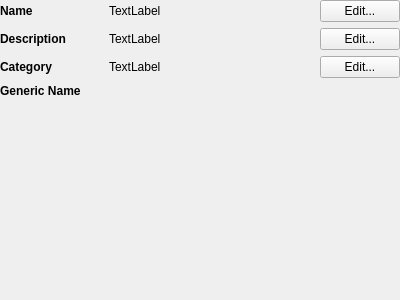
<?xml version="1.0" encoding="UTF-8"?>
<ui version="4.0">
 <class>ScriptEditorPageMetaStrings</class>
 <widget class="QWidget" name="ScriptEditorPageMetaStrings">
  <property name="geometry">
   <rect>
    <x>0</x>
    <y>0</y>
    <width>400</width>
    <height>300</height>
   </rect>
  </property>
  <property name="windowTitle">
   <string>Form</string>
  </property>
  <layout class="QGridLayout" name="gridLayout">
   <property name="leftMargin">
    <number>0</number>
   </property>
   <property name="topMargin">
    <number>0</number>
   </property>
   <property name="rightMargin">
    <number>0</number>
   </property>
   <property name="bottomMargin">
    <number>0</number>
   </property>
   <item row="1" column="2">
    <widget class="QPushButton" name="buttonDesc">
     <property name="text">
      <string>Edit...</string>
     </property>
    </widget>
   </item>
   <item row="0" column="0">
    <widget class="QLabel" name="label">
     <property name="sizePolicy">
      <sizepolicy hsizetype="Preferred" vsizetype="Preferred">
       <horstretch>1</horstretch>
       <verstretch>0</verstretch>
      </sizepolicy>
     </property>
     <property name="font">
      <font>
       <weight>75</weight>
       <bold>true</bold>
      </font>
     </property>
     <property name="text">
      <string>Name</string>
     </property>
     <property name="buddy">
      <cstring>buttonName</cstring>
     </property>
    </widget>
   </item>
   <item row="2" column="1">
    <widget class="QLabel" name="labelCategory">
     <property name="sizePolicy">
      <sizepolicy hsizetype="Preferred" vsizetype="Preferred">
       <horstretch>2</horstretch>
       <verstretch>0</verstretch>
      </sizepolicy>
     </property>
     <property name="text">
      <string>TextLabel</string>
     </property>
     <property name="buddy">
      <cstring>buttonCategory</cstring>
     </property>
    </widget>
   </item>
   <item row="0" column="1">
    <widget class="QLabel" name="labelName">
     <property name="sizePolicy">
      <sizepolicy hsizetype="Preferred" vsizetype="Preferred">
       <horstretch>2</horstretch>
       <verstretch>0</verstretch>
      </sizepolicy>
     </property>
     <property name="text">
      <string>TextLabel</string>
     </property>
     <property name="buddy">
      <cstring>buttonName</cstring>
     </property>
    </widget>
   </item>
   <item row="1" column="1">
    <widget class="QLabel" name="labelDesc">
     <property name="sizePolicy">
      <sizepolicy hsizetype="Preferred" vsizetype="Preferred">
       <horstretch>2</horstretch>
       <verstretch>0</verstretch>
      </sizepolicy>
     </property>
     <property name="text">
      <string>TextLabel</string>
     </property>
     <property name="buddy">
      <cstring>buttonDesc</cstring>
     </property>
    </widget>
   </item>
   <item row="4" column="0" colspan="3">
    <spacer name="verticalSpacer">
     <property name="orientation">
      <enum>Qt::Vertical</enum>
     </property>
     <property name="sizeHint" stdset="0">
      <size>
       <width>397</width>
       <height>210</height>
      </size>
     </property>
    </spacer>
   </item>
   <item row="2" column="0">
    <widget class="QLabel" name="label_3">
     <property name="sizePolicy">
      <sizepolicy hsizetype="Preferred" vsizetype="Preferred">
       <horstretch>1</horstretch>
       <verstretch>0</verstretch>
      </sizepolicy>
     </property>
     <property name="font">
      <font>
       <weight>75</weight>
       <bold>true</bold>
      </font>
     </property>
     <property name="text">
      <string>Category</string>
     </property>
     <property name="buddy">
      <cstring>buttonCategory</cstring>
     </property>
    </widget>
   </item>
   <item row="0" column="2">
    <widget class="QPushButton" name="buttonName">
     <property name="text">
      <string>Edit...</string>
     </property>
    </widget>
   </item>
   <item row="2" column="2">
    <widget class="QPushButton" name="buttonCategory">
     <property name="text">
      <string>Edit...</string>
     </property>
    </widget>
   </item>
   <item row="1" column="0">
    <widget class="QLabel" name="label_2">
     <property name="sizePolicy">
      <sizepolicy hsizetype="Preferred" vsizetype="Preferred">
       <horstretch>1</horstretch>
       <verstretch>0</verstretch>
      </sizepolicy>
     </property>
     <property name="font">
      <font>
       <weight>75</weight>
       <bold>true</bold>
      </font>
     </property>
     <property name="text">
      <string>Description</string>
     </property>
     <property name="buddy">
      <cstring>buttonDesc</cstring>
     </property>
    </widget>
   </item>
   <item row="3" column="0">
    <widget class="QLabel" name="label_4">
     <property name="font">
      <font>
       <weight>75</weight>
       <bold>true</bold>
      </font>
     </property>
     <property name="text">
      <string>Generic Name</string>
     </property>
     <property name="buddy">
      <cstring>genericName</cstring>
     </property>
    </widget>
   </item>
   <item row="3" column="1" colspan="2">
    <widget class="ReachStringPicker" name="genericName" native="true"/>
   </item>
  </layout>
 </widget>
 <customwidgets>
  <customwidget>
   <class>ReachStringPicker</class>
   <extends>QWidget</extends>
   <header>../widgets/string_picker.h</header>
   <container>1</container>
  </customwidget>
 </customwidgets>
 <resources/>
 <connections/>
</ui>
